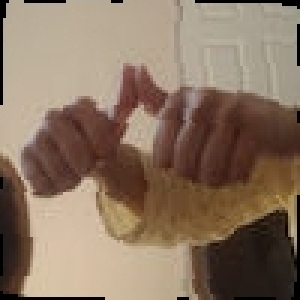
#> input picture dataset_ISL/a/A16.jpg, 100 x 100 px (shown 3 times larger); its folder holds 3 pictures in this run
$ python train.py
#> lines starting #> are read from the running program, lines starting #| are printed output that depends on the picture
import os
import sys
import time
import cv2
import joblib
import numpy as np
from sklearn.neural_network import MLPClassifier
from sklearn.linear_model import SGDClassifier
from sklearn.model_selection import train_test_split
from sklearn.metrics import accuracy_score, classification_report

print("=== Starting Indian Sign Language Model Training ===", flush=True)

win_size = (64, 64)
block_size = (16, 16)
block_stride = (8, 8)
cell_size = (8, 8)
nbins = 9
hog = cv2.HOGDescriptor(win_size, block_size, block_stride, cell_size, nbins)

dataset_dir = "dataset_ISL"
classes = sorted(os.listdir(dataset_dir))
print(f"Found {len(classes)} classes: {classes}", flush=True)

X = []
y = []

# To ensure quick training and high quality, load up to 250 diverse images per class
# 250 * 26 = 6,500 samples
MAX_SAMPLES_PER_CLASS = 250
t0 = time.time()

for idx, c in enumerate(classes):
    class_dir = os.path.join(dataset_dir, c)
    files = [f for f in os.listdir(class_dir) if f.lower().endswith(('.jpg', '.jpeg', '.png'))]
    # Sample evenly
    step = max(1, len(files) // MAX_SAMPLES_PER_CLASS)
    sampled = files[::step][:MAX_SAMPLES_PER_CLASS]

    for f in sampled:
        img_path = os.path.join(class_dir, f)
        img = cv2.imread(img_path, cv2.IMREAD_GRAYSCALE)
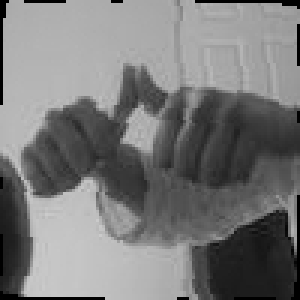
#> img: shape (100, 100) (shown 3 times larger); min 0, max 203, mean 121
        if img is None:
            continue
        resized = cv2.resize(img, win_size)
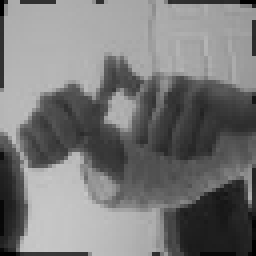
#> resized: shape (64, 64) (shown 4 times larger); min 0, max 200, mean 120.6
        feat = hog.compute(resized)
#> feat = 1764 values, max 0.59 at index 481, min 0 at index 1139, mean 0.134
        X.append(feat.flatten())
        y.append(idx)

    print(f"Loaded class '{c}' ({len(sampled)} samples)", flush=True)
#> pass 2 of the loop `for idx, c in enumerate(classes):`:
#> files = ['B108.jpg']
#> step = 1
#> sampled = ['B108.jpg']
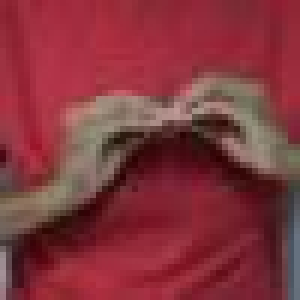
#> input picture dataset_ISL/b/B108.jpg, 100 x 100 px (shown 3 times larger)
#> `img = cv2.imread(img_path, cv2.IMREAD_GRAYSCALE)`:
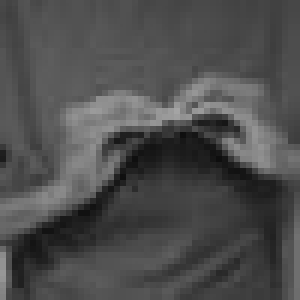
#> img: shape (100, 100) (shown 3 times larger); min 14, max 165, mean 77.4
#> `resized = cv2.resize(img, win_size)`:
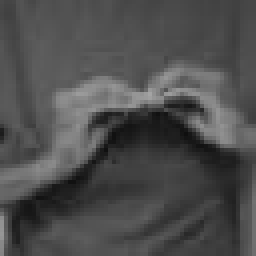
#> resized: shape (64, 64) (shown 4 times larger); min 15, max 164, mean 77.3
#> feat = 1764 values, max 0.378 at index 317, min 2.47e-05 at index 1483, mean 0.132
#| Loaded class 'b' (1 samples)

X = np.array(X, dtype=np.float32)
y = np.array(y, dtype=np.int32)

print(f"\nFeature extraction complete in {time.time()-t0:.2f}s!", flush=True)
print(f"Total dataset shape: X={X.shape}, y={y.shape}", flush=True)
#| Total dataset shape: X=(4, 1764), y=(4,)

#> (the run stopped early here; a loop or call above may not have finished)
